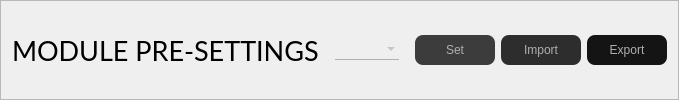
         <widget class="QFrame" name="pre_setting_frame">
          <property name="minimumSize">
           <size>
            <width>0</width>
            <height>70</height>
           </size>
          </property>
          <property name="styleSheet">
           <string notr="true">QFrame#pre_setting_frame {
	background: rgb(70, 70, 70);
	border:0px;
}

QPushButton {
	background: rgb(60, 60, 60);
	height: 30px;
	border: 0px solid rgb(175, 175, 175);
	border-radius: 8px
}

QPushButton:hover {
	background: rgb(50, 50, 50);
}

QPushButton:pressed {
	background: rgb(100, 100, 100)
}

QComboBox {
	color: rgb(175, 175, 175);
	border-bottom: 1px solid rgb(175, 175, 175);    
	border-radius: 0px;
    padding: 3px 20px 3px 3px;
    min-width: 10em;
    selection-color: rgb(1, 150, 250);
	background: transparent;
	padding: 2px
}

QComboBox::drop-down {
    width: 20px; /*changes size of arrow icon section and also changes size of drop down menu*/
    border-left-width: 0px;  /*adjusts border of arrow icon section*/
    border-left-color: blue;
    border-left-style: solid;
    border-top-right-radius: 3px; /* same radius as the QComboBox */
    border-bottom-right-radius: 3px;
	background: transparent;
	image: url(:/res/down_arrow_icon.png)
}

QComboBox:hover {
    border: 1px solid transparent;
	border-bottom: 1px solid rgb(200, 200, 200);
}

QComboBox:on, QComboBox:off {
    color: rgb(60, 60, 60)
}</string>
          </property>
          <property name="frameShape">
           <enum>QFrame::StyledPanel</enum>
          </property>
          <property name="frameShadow">
           <enum>QFrame::Raised</enum>
          </property>
          <layout class="QHBoxLayout" name="horizontalLayout_2">
           <item>
            <widget class="QLabel" name="default_label">
             <property name="font">
              <font>
               <family>Lato</family>
               <pointsize>20</pointsize>
              </font>
             </property>
             <property name="text">
              <string>MODULE PRE-SETTINGS</string>
             </property>
            </widget>
           </item>
           <item>
            <spacer name="horizontalSpacer_24">
             <property name="orientation">
              <enum>Qt::Horizontal</enum>
             </property>
             <property name="sizeType">
              <enum>QSizePolicy::Expanding</enum>
             </property>
             <property name="sizeHint" stdset="0">
              <size>
               <width>10</width>
               <height>20</height>
              </size>
             </property>
            </spacer>
           </item>
           <item>
            <widget class="QComboBox" name="default_box"/>
           </item>
           <item>
            <spacer name="horizontalSpacer_25">
             <property name="orientation">
              <enum>Qt::Horizontal</enum>
             </property>
             <property name="sizeType">
              <enum>QSizePolicy::Fixed</enum>
             </property>
             <property name="sizeHint" stdset="0">
              <size>
               <width>10</width>
               <height>20</height>
              </size>
             </property>
            </spacer>
           </item>
           <item>
            <widget class="QPushButton" name="default_pushbutton">
             <property name="minimumSize">
              <size>
               <width>80</width>
               <height>0</height>
              </size>
             </property>
             <property name="layoutDirection">
              <enum>Qt::RightToLeft</enum>
             </property>
             <property name="autoFillBackground">
              <bool>false</bool>
             </property>
             <property name="styleSheet">
              <string notr="true">color: rgb(175, 175, 175)</string>
             </property>
             <property name="text">
              <string>Set</string>
             </property>
             <property name="default">
              <bool>false</bool>
             </property>
             <property name="flat">
              <bool>true</bool>
             </property>
            </widget>
           </item>
           <item>
            <widget class="QPushButton" name="import_defaults_pushbutton">
             <property name="minimumSize">
              <size>
               <width>80</width>
               <height>0</height>
              </size>
             </property>
             <property name="layoutDirection">
              <enum>Qt::RightToLeft</enum>
             </property>
             <property name="autoFillBackground">
              <bool>false</bool>
             </property>
             <property name="styleSheet">
              <string notr="true">QPushButton {
	color:rgb(175, 175, 175);
	background: rgb(45, 45, 45);
	height: 30px;
	border: 0px solid rgb(175, 175, 175);
	border-radius: 8px
}

QPushButton:hover {
	background: rgb(50, 50, 50);
}

QPushButton:pressed {
	background: rgb(100, 100, 100)
}</string>
             </property>
             <property name="text">
              <string>Import</string>
             </property>
             <property name="default">
              <bool>false</bool>
             </property>
             <property name="flat">
              <bool>true</bool>
             </property>
            </widget>
           </item>
           <item>
            <widget class="QPushButton" name="export_defaults_pushbutton">
             <property name="minimumSize">
              <size>
               <width>80</width>
               <height>0</height>
              </size>
             </property>
             <property name="layoutDirection">
              <enum>Qt::RightToLeft</enum>
             </property>
             <property name="autoFillBackground">
              <bool>false</bool>
             </property>
             <property name="styleSheet">
              <string notr="true">QPushButton {
	color:rgb(175, 175, 175);
	background: rgb(20, 20, 20);
	height: 30px;
	border: 0px solid rgb(175, 175, 175);
	border-radius: 8px
}

QPushButton:hover {
	background: rgb(50, 50, 50);
}

QPushButton:pressed {
	background: rgb(100, 100, 100)
}</string>
             </property>
             <property name="text">
              <string>Export</string>
             </property>
             <property name="default">
              <bool>false</bool>
             </property>
             <property name="flat">
              <bool>true</bool>
             </property>
            </widget>
           </item>
          </layout>
         </widget>
